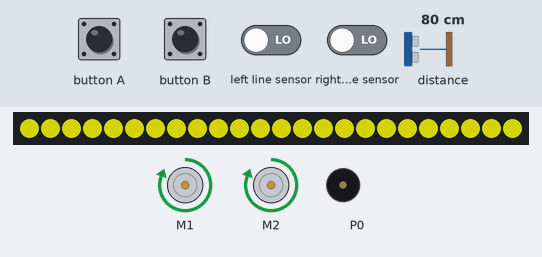
A program run on a simulated BBC micro:bit (MakeCode). On the bench: 24 RGB LEDs in strip order, left to right, 2 × DC motor (green arrow = forward, orange = backward, longer = faster), buzzer (waves = sounding). The test bench sets the inputs (shaded band); at power-on: left line sensor LOW, distance to the obstacle 80 cm, right line sensor LOW. Dim RGB values are drawn brighter than linear.

Above: at 1.2 s.
1.3 s: left line sensor driven HIGH
At 2.3 s:
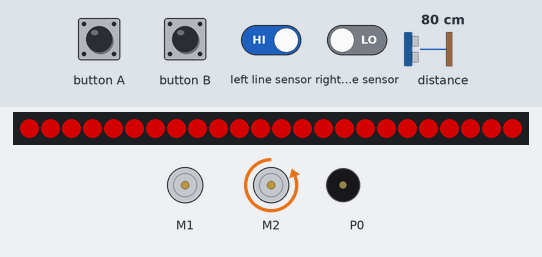
4.3 s: button B pressed for 0.15 s
At 4.56 s:
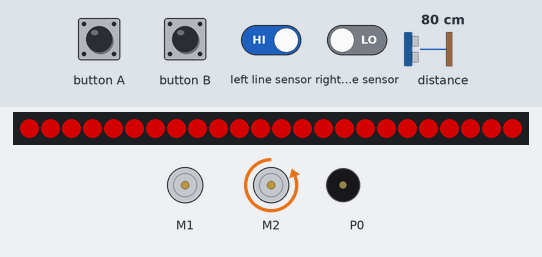
5.0 s: left line sensor driven LOW
At 6.7 s:
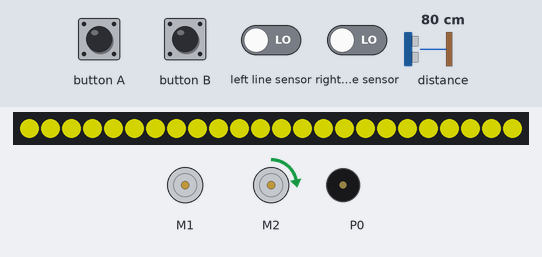
7.2 s: distance to the obstacle set to 74 cm
8.7 s: distance to the obstacle set to 66 cm
At 8.98 s:
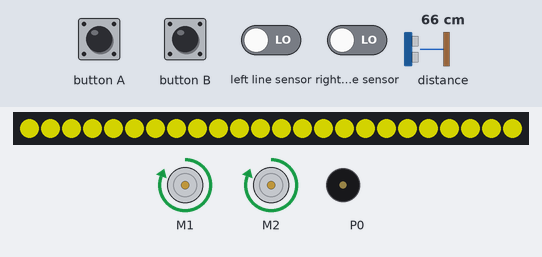
10.7 s: right line sensor driven HIGH
At 11.54 s:
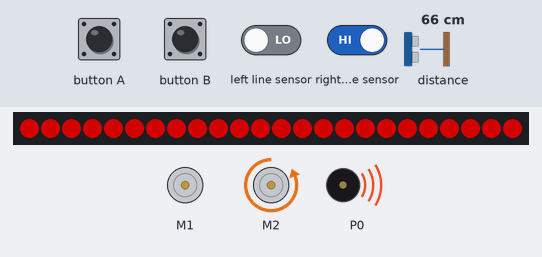
Timing chart, 0 to 13.2 s (numbered marks = the images above; inputs shaded):
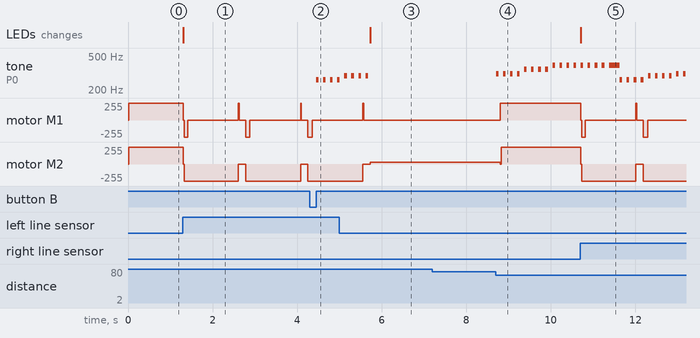

Measured:
- the behaviour switches between 71 and 70 cm on distance to the obstacle (found by bisection; images 3 and 4)
- after the input at 1.3 s, motor M1: forward 255/255 → stopped at once, then repeats every 1.5 s: backward 255/255 0.08 s, stopped 1.2 s, forward 255/255 0.02 s, stopped 0.15 s; motor M2: alternates backward 255/255 for 1.3 s and stopped for 0.17 s, starting at once; the LEDs: change at once (image 1)
- after the input at 4.3 s, tone on P0: alternates 262 Hz for 0.06 s and silent for 0.11 s, starting after 0.15 s
- after the input at 5.0 s, tone on P0: goes on until 5.7 s, then stays silent; motor M1: goes on until 5.6 s, then stays stopped
- after the input at 7.2 s, every drawn part: stays the same
- after the input at 8.7 s, tone on P0: plays 311 Hz for 0.06 s, 311 Hz for 0.06 s, 311 Hz for 0.06 s, 311 Hz for 0.06 s, 349 Hz for 0.06 s, 349 Hz for 0.06 s … (12 notes in this stretch), starting at once; motor M1: stopped → forward 255/255 after 0.11 s; motor M2: forward 30/255 → forward 255/255 after 0.11 s
- after the input at 10.7 s, motor M1: alternates backward 255/255 for 0.10 s and stopped for 1.4 s, starting at once; motor M2: forward 255/255 → backward 255/255 at once, → stopped 1.3 s later, → backward 255/255 0.17 s later; the LEDs: change at once (image 5)

The program:

main.ts
```typescript
input.onButtonPressed(Button.A, function () {
    status_music = 0
    music.setVolume(0)
})
input.onButtonPressed(Button.B, function () {
    status_music = 1
    music.setVolume(255)
})
let fehrnsicht = 0
let status = 0
let status_music = 0
let strip = neopixel.create(DigitalPin.P15, 24, NeoPixelMode.RGB)
strip.showColor(neopixel.colors(NeoPixelColors.Yellow))
maqueen.motorRun(maqueen.Motors.All, maqueen.Dir.CW, 255)
basic.forever(function () {
    if (maqueen.readPatrol(maqueen.Patrol.PatrolLeft) == 1 || maqueen.readPatrol(maqueen.Patrol.PatrolRight) == 1) {
        status = 3
        maqueen.motorStop(maqueen.Motors.All)
        strip.showColor(neopixel.colors(NeoPixelColors.Red))
        maqueen.motorRun(maqueen.Motors.All, maqueen.Dir.CCW, 255)
        basic.pause(100)
        maqueen.motorStop(maqueen.Motors.M1)
        basic.pause(1200)
        maqueen.motorStop(maqueen.Motors.All)
        maqueen.motorRun(maqueen.Motors.All, maqueen.Dir.CW, 255)
        maqueen.motorStop(maqueen.Motors.All)
        basic.pause(150)
        strip.showColor(neopixel.colors(NeoPixelColors.Yellow))
        status = 4
    } else {
        if (status == 4) {
            status = 1
            basic.pause(100)
            status = 0
        }
    }
})
basic.forever(function () {
    if (1 == status_music) {
        status_music = 0
        music.setVolume(255)
        for (let index = 0; index < 2; index++) {
            for (let index = 0; index < 4; index++) {
                music.playTone(262, music.beat(BeatFraction.Eighth))
                basic.pause(100)
            }
            for (let index = 0; index < 4; index++) {
                music.playTone(294, music.beat(BeatFraction.Eighth))
                basic.pause(100)
            }
            for (let index = 0; index < 4; index++) {
                music.playTone(311, music.beat(BeatFraction.Eighth))
                basic.pause(100)
            }
            for (let index = 0; index < 4; index++) {
                music.playTone(349, music.beat(BeatFraction.Eighth))
                basic.pause(100)
            }
            for (let index = 0; index < 8; index++) {
                music.playTone(392, music.beat(BeatFraction.Eighth))
                basic.pause(100)
            }
            music.playTone(392, music.beat(BeatFraction.Half))
        }
        for (let index = 0; index < 4; index++) {
            music.playTone(294, music.beat(BeatFraction.Eighth))
            basic.pause(100)
        }
        for (let index = 0; index < 4; index++) {
            music.playTone(330, music.beat(BeatFraction.Eighth))
            basic.pause(100)
        }
        for (let index = 0; index < 4; index++) {
            music.playTone(349, music.beat(BeatFraction.Eighth))
            basic.pause(100)
        }
        for (let index = 0; index < 4; index++) {
            music.playTone(392, music.beat(BeatFraction.Eighth))
            basic.pause(100)
        }
        for (let index = 0; index < 8; index++) {
            music.playTone(415, music.beat(BeatFraction.Eighth))
            basic.pause(100)
        }
        music.playTone(415, music.beat(BeatFraction.Half))
        status_music = 1
    }
})
basic.forever(function () {
    if (status == 1) {
        maqueen.motorStop(maqueen.Motors.All)
        fehrnsicht = 0
        while (fehrnsicht == 0) {
            maqueen.motorRun(maqueen.Motors.M2, maqueen.Dir.CW, 30)
            if (maqueen.Ultrasonic(PingUnit.Centimeters) <= 70) {
                fehrnsicht = 1
                basic.pause(100)
                maqueen.motorStop(maqueen.Motors.All)
            }
        }
        maqueen.motorRun(maqueen.Motors.All, maqueen.Dir.CW, 255)
    }
})
```

test.ts
```typescript
// Hier kann man Tests durchführen; diese Datei wird nicht kompiliert, wenn dieses Paket als Erweiterung verwendet wird.
```
